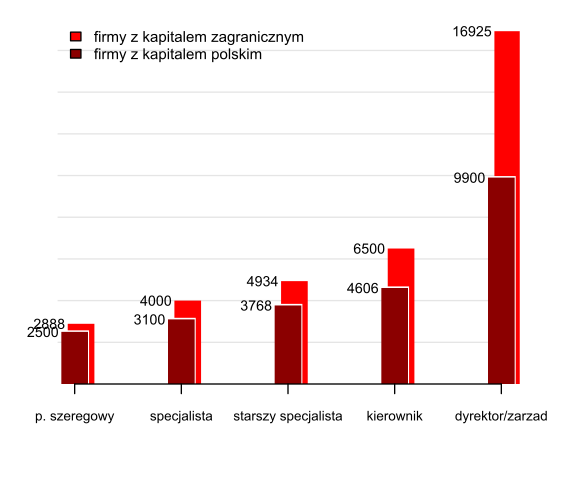

Recreate this plot in R.
wynagrodzenie <- c(2500, 2888, 3100, 4000, 3768, 4934, 4606, 6500, 9900, 16925)

library(Cairo)

CairoSVG("wynagrodzenia.svg", 6,5)

par(mar=c(5,3,1,3))
plot(wynagrodzenie[seq(2,10,2)], type="n", las=1, ylim=c(0,17500), xaxt="n", ylab="",yaxs="i",xlab="",cex=1,bty="n", yaxt="n")
abline(h=seq(2000,16000,2000), col="grey90")
lines(1:5 - 0.1, wynagrodzenie[seq(2,10,2)], type="h", pch=19,cex=1, col="red1", lwd=20, lend=1)
lines(1:5 + 0.01, wynagrodzenie[seq(1,10,2)]+75, type="h", pch=19,cex=1, col="white", lwd=20, lend=1)
lines(1:5 + 0.1, wynagrodzenie[seq(1,10,2)], type="h", pch=19,cex=1, col="red4", lwd=20, lend=1)
axis(1,at=1:5,label=c("p. szeregowy", "specjalista", "starszy specjalista", "kierownik", "dyrektor/zarzad"),cex.axis=0.8)
par(xpd=NA)
kw <- wynagrodzenie[seq(2,10,2)]
text(1:5+0.06 -0.15,kw,kw,adj=c(1,.5),cex=0.85)
kw <- wynagrodzenie[seq(1,10,2)]
text(1:5 -0.15,kw,kw,adj=c(1,.5),cex=0.85)
par(xpd=F)

legend("topleft", c("firmy z kapitalem zagranicznym", "firmy z kapitalem polskim"), cex=.9, bty="n", fill=c("red1","red4"))

dev.off()
